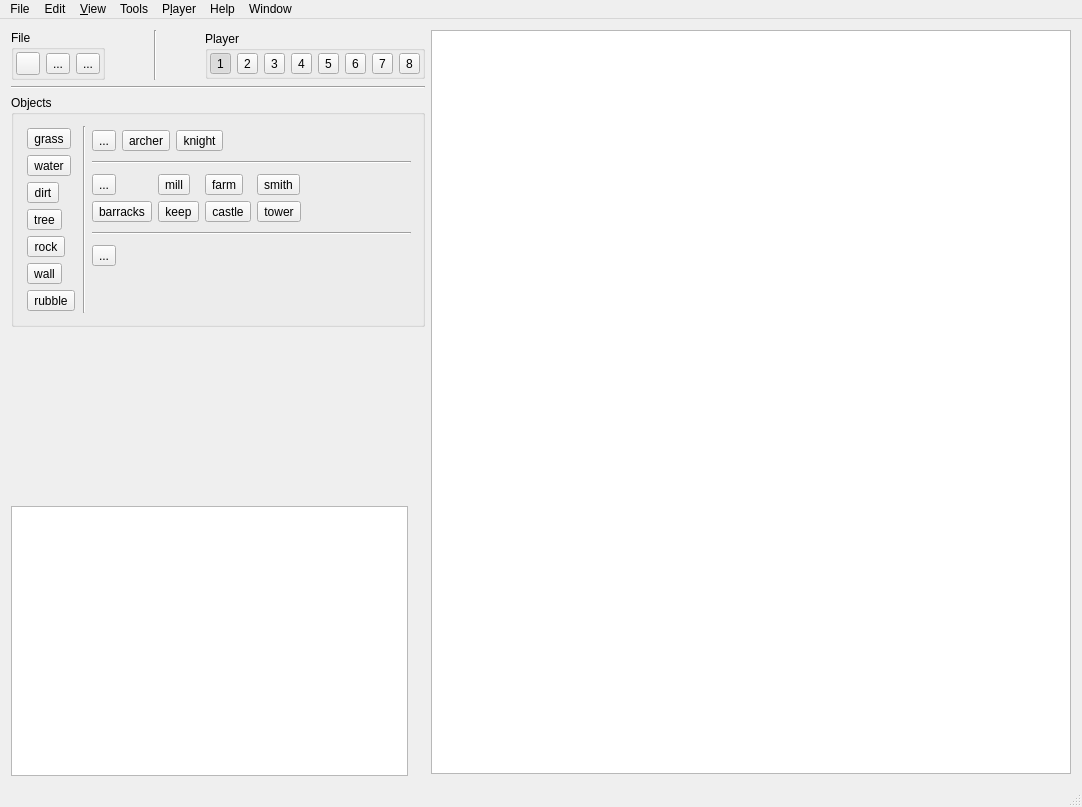
<?xml version="1.0" encoding="UTF-8"?>
<ui version="4.0">
 <class>MainWindow</class>
 <widget class="QMainWindow" name="MainWindow">
  <property name="geometry">
   <rect>
    <x>0</x>
    <y>0</y>
    <width>1082</width>
    <height>807</height>
   </rect>
  </property>
  <property name="mouseTracking">
   <bool>true</bool>
  </property>
  <property name="windowTitle">
   <string>MainWindow</string>
  </property>
  <property name="windowIcon">
   <iconset resource="icons.qrc">
    <normaloff>:/icons/icons/icon.ico</normaloff>:/icons/icons/icon.ico</iconset>
  </property>
  <widget class="QWidget" name="centralWidget">
   <property name="enabled">
    <bool>true</bool>
   </property>
   <property name="mouseTracking">
    <bool>true</bool>
   </property>
   <layout class="QHBoxLayout" name="horizontalLayout_2">
    <item>
     <layout class="QVBoxLayout" name="sidebar">
      <item>
       <layout class="QHBoxLayout" name="file_and_player">
        <item>
         <widget class="QGroupBox" name="group_file">
          <property name="sizePolicy">
           <sizepolicy hsizetype="Preferred" vsizetype="Maximum">
            <horstretch>0</horstretch>
            <verstretch>0</verstretch>
           </sizepolicy>
          </property>
          <property name="title">
           <string>File</string>
          </property>
          <layout class="QHBoxLayout" name="horizontalLayout_4">
           <property name="leftMargin">
            <number>2</number>
           </property>
           <property name="topMargin">
            <number>2</number>
           </property>
           <property name="rightMargin">
            <number>2</number>
           </property>
           <property name="bottomMargin">
            <number>2</number>
           </property>
           <item>
            <widget class="QToolButton" name="button_new">
             <property name="icon">
              <iconset resource="icons.qrc">
               <normaloff>:/toolbar/icons/toolbar/toolbar1.bmp</normaloff>:/toolbar/icons/toolbar/toolbar1.bmp</iconset>
             </property>
             <property name="shortcut">
              <string>Ctrl+N, Meta+N</string>
             </property>
            </widget>
           </item>
           <item>
            <widget class="QToolButton" name="button_open">
             <property name="text">
              <string>...</string>
             </property>
             <property name="icon">
              <iconset resource="icons.qrc">
               <normaloff>:/toolbar/icons/toolbar/toolbar2.bmp</normaloff>:/toolbar/icons/toolbar/toolbar2.bmp</iconset>
             </property>
             <property name="shortcut">
              <string>Meta+O, Ctrl+O</string>
             </property>
            </widget>
           </item>
           <item>
            <widget class="QToolButton" name="button_save">
             <property name="text">
              <string>...</string>
             </property>
             <property name="icon">
              <iconset resource="icons.qrc">
               <normaloff>:/toolbar/icons/toolbar/toolbar3.bmp</normaloff>:/toolbar/icons/toolbar/toolbar3.bmp</iconset>
             </property>
             <property name="shortcut">
              <string>Meta+S, Ctrl+S</string>
             </property>
            </widget>
           </item>
          </layout>
         </widget>
        </item>
        <item>
         <spacer name="horizontalSpacer_3">
          <property name="orientation">
           <enum>Qt::Horizontal</enum>
          </property>
          <property name="sizeHint" stdset="0">
           <size>
            <width>40</width>
            <height>20</height>
           </size>
          </property>
         </spacer>
        </item>
        <item>
         <widget class="Line" name="line_2">
          <property name="orientation">
           <enum>Qt::Vertical</enum>
          </property>
         </widget>
        </item>
        <item>
         <spacer name="horizontalSpacer_2">
          <property name="orientation">
           <enum>Qt::Horizontal</enum>
          </property>
          <property name="sizeHint" stdset="0">
           <size>
            <width>40</width>
            <height>20</height>
           </size>
          </property>
         </spacer>
        </item>
        <item>
         <widget class="QGroupBox" name="group_player">
          <property name="sizePolicy">
           <sizepolicy hsizetype="Preferred" vsizetype="Maximum">
            <horstretch>0</horstretch>
            <verstretch>0</verstretch>
           </sizepolicy>
          </property>
          <property name="title">
           <string>Player</string>
          </property>
          <layout class="QHBoxLayout" name="horizontalLayout_8">
           <property name="leftMargin">
            <number>2</number>
           </property>
           <property name="topMargin">
            <number>2</number>
           </property>
           <property name="rightMargin">
            <number>2</number>
           </property>
           <property name="bottomMargin">
            <number>2</number>
           </property>
           <item>
            <widget class="QToolButton" name="tool_p1">
             <property name="text">
              <string>1</string>
             </property>
             <property name="icon">
              <iconset>
               <normaloff>:/toolbar/icons/toolbar/tool_p1.png</normaloff>:/toolbar/icons/toolbar/tool_p1.png</iconset>
             </property>
             <property name="iconSize">
              <size>
               <width>16</width>
               <height>16</height>
              </size>
             </property>
             <property name="checkable">
              <bool>true</bool>
             </property>
             <property name="checked">
              <bool>true</bool>
             </property>
             <property name="autoExclusive">
              <bool>true</bool>
             </property>
            </widget>
           </item>
           <item>
            <widget class="QToolButton" name="tool_p2">
             <property name="text">
              <string>2</string>
             </property>
             <property name="icon">
              <iconset>
               <normaloff>:/toolbar/icons/toolbar/tool_p2.png</normaloff>:/toolbar/icons/toolbar/tool_p2.png</iconset>
             </property>
             <property name="checkable">
              <bool>true</bool>
             </property>
             <property name="autoExclusive">
              <bool>true</bool>
             </property>
            </widget>
           </item>
           <item>
            <widget class="QToolButton" name="tool_p3">
             <property name="text">
              <string>3</string>
             </property>
             <property name="checkable">
              <bool>true</bool>
             </property>
             <property name="autoExclusive">
              <bool>true</bool>
             </property>
            </widget>
           </item>
           <item>
            <widget class="QToolButton" name="tool_p4">
             <property name="text">
              <string>4</string>
             </property>
             <property name="checkable">
              <bool>true</bool>
             </property>
             <property name="autoExclusive">
              <bool>true</bool>
             </property>
            </widget>
           </item>
           <item>
            <widget class="QToolButton" name="tool_p5">
             <property name="text">
              <string>5</string>
             </property>
             <property name="checkable">
              <bool>true</bool>
             </property>
             <property name="autoExclusive">
              <bool>true</bool>
             </property>
            </widget>
           </item>
           <item>
            <widget class="QToolButton" name="tool_p6">
             <property name="text">
              <string>6</string>
             </property>
             <property name="checkable">
              <bool>true</bool>
             </property>
             <property name="autoExclusive">
              <bool>true</bool>
             </property>
            </widget>
           </item>
           <item>
            <widget class="QToolButton" name="tool_p7">
             <property name="text">
              <string>7</string>
             </property>
             <property name="checkable">
              <bool>true</bool>
             </property>
             <property name="autoExclusive">
              <bool>true</bool>
             </property>
            </widget>
           </item>
           <item>
            <widget class="QToolButton" name="tool_p8">
             <property name="text">
              <string>8</string>
             </property>
             <property name="checkable">
              <bool>true</bool>
             </property>
             <property name="autoExclusive">
              <bool>true</bool>
             </property>
            </widget>
           </item>
          </layout>
         </widget>
        </item>
       </layout>
      </item>
      <item>
       <widget class="Line" name="sep_fptb">
        <property name="orientation">
         <enum>Qt::Horizontal</enum>
        </property>
       </widget>
      </item>
      <item>
       <widget class="QGroupBox" name="group_objects">
        <property name="sizePolicy">
         <sizepolicy hsizetype="Preferred" vsizetype="Maximum">
          <horstretch>0</horstretch>
          <verstretch>0</verstretch>
         </sizepolicy>
        </property>
        <property name="title">
         <string>Objects</string>
        </property>
        <layout class="QHBoxLayout" name="horizontalLayout_3">
         <item>
          <layout class="QVBoxLayout" name="terrain">
           <property name="leftMargin">
            <number>2</number>
           </property>
           <property name="topMargin">
            <number>2</number>
           </property>
           <property name="rightMargin">
            <number>2</number>
           </property>
           <property name="bottomMargin">
            <number>2</number>
           </property>
           <item>
            <widget class="QToolButton" name="tool_grass">
             <property name="text">
              <string>grass</string>
             </property>
             <property name="iconSize">
              <size>
               <width>32</width>
               <height>32</height>
              </size>
             </property>
             <property name="checkable">
              <bool>true</bool>
             </property>
             <property name="autoExclusive">
              <bool>true</bool>
             </property>
            </widget>
           </item>
           <item>
            <widget class="QToolButton" name="tool_water">
             <property name="text">
              <string>water</string>
             </property>
             <property name="iconSize">
              <size>
               <width>32</width>
               <height>32</height>
              </size>
             </property>
             <property name="checkable">
              <bool>true</bool>
             </property>
             <property name="checked">
              <bool>false</bool>
             </property>
             <property name="autoExclusive">
              <bool>true</bool>
             </property>
            </widget>
           </item>
           <item>
            <widget class="QToolButton" name="tool_dirt">
             <property name="text">
              <string>dirt</string>
             </property>
             <property name="iconSize">
              <size>
               <width>32</width>
               <height>32</height>
              </size>
             </property>
             <property name="checkable">
              <bool>true</bool>
             </property>
             <property name="autoExclusive">
              <bool>true</bool>
             </property>
            </widget>
           </item>
           <item>
            <widget class="QToolButton" name="tool_tree">
             <property name="text">
              <string>tree</string>
             </property>
             <property name="iconSize">
              <size>
               <width>32</width>
               <height>32</height>
              </size>
             </property>
             <property name="checkable">
              <bool>true</bool>
             </property>
             <property name="autoExclusive">
              <bool>true</bool>
             </property>
            </widget>
           </item>
           <item>
            <widget class="QToolButton" name="tool_rock">
             <property name="text">
              <string>rock</string>
             </property>
             <property name="iconSize">
              <size>
               <width>32</width>
               <height>32</height>
              </size>
             </property>
             <property name="checkable">
              <bool>true</bool>
             </property>
             <property name="autoExclusive">
              <bool>true</bool>
             </property>
            </widget>
           </item>
           <item>
            <widget class="QToolButton" name="tool_wall">
             <property name="text">
              <string>wall</string>
             </property>
             <property name="iconSize">
              <size>
               <width>32</width>
               <height>32</height>
              </size>
             </property>
             <property name="checkable">
              <bool>true</bool>
             </property>
             <property name="autoExclusive">
              <bool>true</bool>
             </property>
            </widget>
           </item>
           <item>
            <widget class="QToolButton" name="tool_rubble">
             <property name="text">
              <string>rubble</string>
             </property>
             <property name="iconSize">
              <size>
               <width>32</width>
               <height>32</height>
              </size>
             </property>
             <property name="checkable">
              <bool>true</bool>
             </property>
             <property name="autoExclusive">
              <bool>true</bool>
             </property>
            </widget>
           </item>
           <item>
            <spacer name="verticalSpacer_2">
             <property name="orientation">
              <enum>Qt::Vertical</enum>
             </property>
             <property name="sizeType">
              <enum>QSizePolicy::Maximum</enum>
             </property>
             <property name="sizeHint" stdset="0">
              <size>
               <width>20</width>
               <height>40</height>
              </size>
             </property>
            </spacer>
           </item>
          </layout>
         </item>
         <item>
          <widget class="Line" name="sep_to">
           <property name="orientation">
            <enum>Qt::Vertical</enum>
           </property>
          </widget>
         </item>
         <item>
          <layout class="QVBoxLayout" name="nonterrain">
           <item>
            <layout class="QGridLayout" name="grid_units">
             <item row="0" column="1">
              <widget class="QToolButton" name="tool_archer">
               <property name="text">
                <string>archer</string>
               </property>
               <property name="iconSize">
                <size>
                 <width>46</width>
                 <height>38</height>
                </size>
               </property>
               <property name="checkable">
                <bool>true</bool>
               </property>
               <property name="autoExclusive">
                <bool>true</bool>
               </property>
              </widget>
             </item>
             <item row="0" column="2">
              <widget class="QToolButton" name="tool_knight">
               <property name="text">
                <string>knight</string>
               </property>
               <property name="iconSize">
                <size>
                 <width>46</width>
                 <height>38</height>
                </size>
               </property>
               <property name="checkable">
                <bool>true</bool>
               </property>
               <property name="autoExclusive">
                <bool>true</bool>
               </property>
              </widget>
             </item>
             <item row="0" column="0">
              <widget class="QToolButton" name="tool_peasant1">
               <property name="text">
                <string>...</string>
               </property>
               <property name="icon">
                <iconset>
                 <normaloff>:/toolbar/icons/toolbar/tool_peasant.png</normaloff>:/toolbar/icons/toolbar/tool_peasant.png</iconset>
               </property>
               <property name="iconSize">
                <size>
                 <width>46</width>
                 <height>38</height>
                </size>
               </property>
               <property name="checkable">
                <bool>true</bool>
               </property>
               <property name="autoExclusive">
                <bool>true</bool>
               </property>
              </widget>
             </item>
             <item row="0" column="3">
              <spacer name="horizontalSpacer">
               <property name="orientation">
                <enum>Qt::Horizontal</enum>
               </property>
               <property name="sizeHint" stdset="0">
                <size>
                 <width>40</width>
                 <height>20</height>
                </size>
               </property>
              </spacer>
             </item>
            </layout>
           </item>
           <item>
            <widget class="Line" name="sep_ub">
             <property name="orientation">
              <enum>Qt::Horizontal</enum>
             </property>
            </widget>
           </item>
           <item>
            <layout class="QGridLayout" name="grid_buildings">
             <item row="0" column="3">
              <widget class="QToolButton" name="tool_smith">
               <property name="text">
                <string>smith</string>
               </property>
               <property name="iconSize">
                <size>
                 <width>46</width>
                 <height>38</height>
                </size>
               </property>
               <property name="checkable">
                <bool>true</bool>
               </property>
               <property name="autoExclusive">
                <bool>true</bool>
               </property>
              </widget>
             </item>
             <item row="0" column="2">
              <widget class="QToolButton" name="tool_farm">
               <property name="text">
                <string>farm</string>
               </property>
               <property name="iconSize">
                <size>
                 <width>46</width>
                 <height>38</height>
                </size>
               </property>
               <property name="checkable">
                <bool>true</bool>
               </property>
               <property name="autoExclusive">
                <bool>true</bool>
               </property>
              </widget>
             </item>
             <item row="1" column="3">
              <widget class="QToolButton" name="tool_tower">
               <property name="text">
                <string>tower</string>
               </property>
               <property name="iconSize">
                <size>
                 <width>46</width>
                 <height>38</height>
                </size>
               </property>
               <property name="checkable">
                <bool>true</bool>
               </property>
               <property name="autoExclusive">
                <bool>true</bool>
               </property>
              </widget>
             </item>
             <item row="0" column="1">
              <widget class="QToolButton" name="tool_mill">
               <property name="text">
                <string>mill</string>
               </property>
               <property name="iconSize">
                <size>
                 <width>46</width>
                 <height>38</height>
                </size>
               </property>
               <property name="checkable">
                <bool>true</bool>
               </property>
               <property name="autoExclusive">
                <bool>true</bool>
               </property>
              </widget>
             </item>
             <item row="0" column="0">
              <widget class="QToolButton" name="tool_townhall1">
               <property name="text">
                <string>...</string>
               </property>
               <property name="icon">
                <iconset>
                 <normaloff>:/toolbar/icons/toolbar/tool_townhall.png</normaloff>:/toolbar/icons/toolbar/tool_townhall.png</iconset>
               </property>
               <property name="iconSize">
                <size>
                 <width>46</width>
                 <height>38</height>
                </size>
               </property>
               <property name="checkable">
                <bool>true</bool>
               </property>
               <property name="autoExclusive">
                <bool>true</bool>
               </property>
              </widget>
             </item>
             <item row="0" column="6">
              <spacer name="horizontalSpacer_4">
               <property name="orientation">
                <enum>Qt::Horizontal</enum>
               </property>
               <property name="sizeHint" stdset="0">
                <size>
                 <width>40</width>
                 <height>20</height>
                </size>
               </property>
              </spacer>
             </item>
             <item row="1" column="2">
              <widget class="QToolButton" name="tool_castle">
               <property name="text">
                <string>castle</string>
               </property>
               <property name="iconSize">
                <size>
                 <width>46</width>
                 <height>38</height>
                </size>
               </property>
               <property name="checkable">
                <bool>true</bool>
               </property>
               <property name="autoExclusive">
                <bool>true</bool>
               </property>
              </widget>
             </item>
             <item row="1" column="1">
              <widget class="QToolButton" name="tool_keep">
               <property name="text">
                <string>keep</string>
               </property>
               <property name="iconSize">
                <size>
                 <width>46</width>
                 <height>38</height>
                </size>
               </property>
               <property name="checkable">
                <bool>true</bool>
               </property>
               <property name="autoExclusive">
                <bool>true</bool>
               </property>
              </widget>
             </item>
             <item row="1" column="0">
              <widget class="QToolButton" name="tool_barracks">
               <property name="text">
                <string>barracks</string>
               </property>
               <property name="iconSize">
                <size>
                 <width>46</width>
                 <height>38</height>
                </size>
               </property>
               <property name="checkable">
                <bool>true</bool>
               </property>
               <property name="autoExclusive">
                <bool>true</bool>
               </property>
              </widget>
             </item>
            </layout>
           </item>
           <item>
            <widget class="Line" name="sep_bn">
             <property name="orientation">
              <enum>Qt::Horizontal</enum>
             </property>
            </widget>
           </item>
           <item>
            <layout class="QGridLayout" name="grid_neutral">
             <item row="0" column="1">
              <spacer name="horizontalSpacer_5">
               <property name="orientation">
                <enum>Qt::Horizontal</enum>
               </property>
               <property name="sizeHint" stdset="0">
                <size>
                 <width>40</width>
                 <height>20</height>
                </size>
               </property>
              </spacer>
             </item>
             <item row="0" column="0">
              <widget class="QToolButton" name="tool_goldmine">
               <property name="text">
                <string>...</string>
               </property>
               <property name="icon">
                <iconset>
                 <normaloff>:/toolbar/icons/toolbar/tool_goldmine.png</normaloff>:/toolbar/icons/toolbar/tool_goldmine.png</iconset>
               </property>
               <property name="iconSize">
                <size>
                 <width>46</width>
                 <height>38</height>
                </size>
               </property>
               <property name="checkable">
                <bool>true</bool>
               </property>
               <property name="autoExclusive">
                <bool>true</bool>
               </property>
              </widget>
             </item>
            </layout>
           </item>
           <item>
            <spacer name="verticalSpacer_4">
             <property name="orientation">
              <enum>Qt::Vertical</enum>
             </property>
             <property name="sizeType">
              <enum>QSizePolicy::Maximum</enum>
             </property>
             <property name="sizeHint" stdset="0">
              <size>
               <width>20</width>
               <height>40</height>
              </size>
             </property>
            </spacer>
           </item>
          </layout>
         </item>
        </layout>
       </widget>
      </item>
      <item>
       <spacer name="verticalSpacer">
        <property name="orientation">
         <enum>Qt::Vertical</enum>
        </property>
        <property name="sizeType">
         <enum>QSizePolicy::Expanding</enum>
        </property>
        <property name="sizeHint" stdset="0">
         <size>
          <width>20</width>
          <height>40</height>
         </size>
        </property>
       </spacer>
      </item>
      <item>
       <widget class="QGraphicsView" name="graphicsView_2">
        <property name="sizePolicy">
         <sizepolicy hsizetype="Minimum" vsizetype="MinimumExpanding">
          <horstretch>0</horstretch>
          <verstretch>0</verstretch>
         </sizepolicy>
        </property>
        <property name="minimumSize">
         <size>
          <width>397</width>
          <height>270</height>
         </size>
        </property>
        <property name="maximumSize">
         <size>
          <width>397</width>
          <height>265</height>
         </size>
        </property>
        <property name="accessibleName">
         <string>minimap</string>
        </property>
        <property name="backgroundBrush">
         <brush brushstyle="SolidPattern">
          <color alpha="128">
           <red>0</red>
           <green>0</green>
           <blue>0</blue>
          </color>
         </brush>
        </property>
       </widget>
      </item>
     </layout>
    </item>
    <item>
     <widget class="QGraphicsView" name="graphicsView">
      <property name="minimumSize">
       <size>
        <width>640</width>
        <height>480</height>
       </size>
      </property>
      <property name="backgroundBrush">
       <brush brushstyle="SolidPattern">
        <color alpha="128">
         <red>0</red>
         <green>0</green>
         <blue>0</blue>
        </color>
       </brush>
      </property>
     </widget>
    </item>
   </layout>
  </widget>
  <widget class="QMenuBar" name="menuBar">
   <property name="geometry">
    <rect>
     <x>0</x>
     <y>0</y>
     <width>1082</width>
     <height>22</height>
    </rect>
   </property>
   <widget class="QMenu" name="menuFile">
    <property name="title">
     <string>File</string>
    </property>
    <addaction name="actionNew"/>
    <addaction name="actionOpen"/>
    <addaction name="actionSave"/>
    <addaction name="actionSave_As"/>
    <addaction name="separator"/>
    <addaction name="actionClose"/>
    <addaction name="actionExit"/>
   </widget>
   <widget class="QMenu" name="menuEdit">
    <property name="title">
     <string>Edit</string>
    </property>
    <addaction name="actionDelete"/>
   </widget>
   <widget class="QMenu" name="menuView">
    <property name="title">
     <string>&amp;View</string>
    </property>
    <addaction name="actionToolbar"/>
    <addaction name="actionStatus_bar"/>
    <addaction name="actionAnimate"/>
    <addaction name="actionMini_Map"/>
   </widget>
   <widget class="QMenu" name="menuTools">
    <property name="title">
     <string>Tools</string>
    </property>
    <widget class="QMenu" name="menu_Map_Brush">
     <property name="title">
      <string>&amp;Map Brush</string>
     </property>
     <addaction name="actionGrass"/>
     <addaction name="actionDirt"/>
     <addaction name="actionWater"/>
     <addaction name="actionForest"/>
     <addaction name="actionRock"/>
     <addaction name="actionWall"/>
    </widget>
    <addaction name="actionSelect"/>
    <addaction name="separator"/>
    <addaction name="menu_Map_Brush"/>
    <addaction name="separator"/>
    <addaction name="actionHuman_Start_Location"/>
    <addaction name="actionHuman_Air"/>
    <addaction name="actionHuman_Land"/>
    <addaction name="actionHuman_Water"/>
    <addaction name="actionHuman_Buildings"/>
    <addaction name="separator"/>
    <addaction name="actionOrc_Start_Location"/>
    <addaction name="actionOrc_Air"/>
    <addaction name="actionOrc_Land"/>
    <addaction name="actionOrc_Water"/>
    <addaction name="actionOrc_Buildings"/>
    <addaction name="separator"/>
    <addaction name="actionGold_Mine"/>
    <addaction name="actionOil_Patch"/>
    <addaction name="actionCritter"/>
    <addaction name="actionCircle_of_Power"/>
    <addaction name="actionDark_Portal"/>
    <addaction name="actionRunestone"/>
    <addaction name="separator"/>
    <addaction name="actionNPC_s"/>
   </widget>
   <widget class="QMenu" name="menuPlayer">
    <property name="title">
     <string>P&amp;layer</string>
    </property>
    <addaction name="actionPlayer_1_Red"/>
    <addaction name="actionPlayer_2_Blue"/>
    <addaction name="actionPlayer_3_Green"/>
    <addaction name="actionPlayer_4_Violet"/>
    <addaction name="actionPlayer_5_Orange"/>
    <addaction name="actionPlayer_6_Black"/>
    <addaction name="actionPlayer_7_White"/>
    <addaction name="actionPlayer_8_Yellow"/>
    <addaction name="separator"/>
    <addaction name="actionMap_Properties"/>
    <addaction name="actionPlayer_Properties"/>
    <addaction name="actionStarting_Conditions"/>
    <addaction name="actionUnit_Properties"/>
    <addaction name="actionUpgrade_Properties"/>
   </widget>
   <widget class="QMenu" name="menuHelp">
    <property name="title">
     <string>Help</string>
    </property>
    <addaction name="actionAbout_MapEditor"/>
   </widget>
   <widget class="QMenu" name="menuWindow">
    <property name="title">
     <string>Window</string>
    </property>
    <addaction name="actionAssets"/>
    <addaction name="actionAssets_2"/>
   </widget>
   <addaction name="menuFile"/>
   <addaction name="menuEdit"/>
   <addaction name="menuView"/>
   <addaction name="menuTools"/>
   <addaction name="menuPlayer"/>
   <addaction name="menuHelp"/>
   <addaction name="menuWindow"/>
  </widget>
  <widget class="QStatusBar" name="statusBar"/>
  <action name="actionNew">
   <property name="icon">
    <iconset resource="icons.qrc">
     <normaloff>:/toolbar/icons/toolbar/toolbar1.bmp</normaloff>:/toolbar/icons/toolbar/toolbar1.bmp</iconset>
   </property>
   <property name="text">
    <string>&amp;New...</string>
   </property>
  </action>
  <action name="actionOpen">
   <property name="icon">
    <iconset resource="icons.qrc">
     <normaloff>:/toolbar/icons/toolbar/toolbar2.bmp</normaloff>:/toolbar/icons/toolbar/toolbar2.bmp</iconset>
   </property>
   <property name="text">
    <string>&amp;Open...</string>
   </property>
  </action>
  <action name="actionSave">
   <property name="icon">
    <iconset resource="icons.qrc">
     <normaloff>:/toolbar/icons/toolbar/toolbar3.bmp</normaloff>:/toolbar/icons/toolbar/toolbar3.bmp</iconset>
   </property>
   <property name="text">
    <string>&amp;Save</string>
   </property>
  </action>
  <action name="actionSave_As">
   <property name="text">
    <string>Sa&amp;ve As...</string>
   </property>
  </action>
  <action name="actionExit">
   <property name="text">
    <string>&amp;Exit</string>
   </property>
  </action>
  <action name="actionDelete">
   <property name="text">
    <string>&amp;Delete</string>
   </property>
  </action>
  <action name="actionToolbar">
   <property name="checkable">
    <bool>true</bool>
   </property>
   <property name="checked">
    <bool>true</bool>
   </property>
   <property name="text">
    <string>&amp;Toolbar</string>
   </property>
  </action>
  <action name="actionStatus_bar">
   <property name="checkable">
    <bool>true</bool>
   </property>
   <property name="checked">
    <bool>true</bool>
   </property>
   <property name="text">
    <string>&amp;Status Bar</string>
   </property>
  </action>
  <action name="actionAnimate">
   <property name="checkable">
    <bool>true</bool>
   </property>
   <property name="text">
    <string>&amp;Animate</string>
   </property>
  </action>
  <action name="actionMini_Map">
   <property name="checkable">
    <bool>true</bool>
   </property>
   <property name="checked">
    <bool>true</bool>
   </property>
   <property name="text">
    <string>&amp;Mini Map</string>
   </property>
  </action>
  <action name="actionSelect">
   <property name="text">
    <string>&amp;Select</string>
   </property>
  </action>
  <action name="actionHuman_Start_Location">
   <property name="text">
    <string>&amp;Human Start Location</string>
   </property>
  </action>
  <action name="actionHuman_Air">
   <property name="text">
    <string>H&amp;uman Air</string>
   </property>
  </action>
  <action name="actionHuman_Land">
   <property name="text">
    <string>Human Land</string>
   </property>
  </action>
  <action name="actionHuman_Water">
   <property name="text">
    <string>Human Wat&amp;er</string>
   </property>
  </action>
  <action name="actionHuman_Buildings">
   <property name="text">
    <string>Human Buildings</string>
   </property>
  </action>
  <action name="actionOrc_Start_Location">
   <property name="text">
    <string>&amp;Orc Start Location</string>
   </property>
  </action>
  <action name="actionOrc_Air">
   <property name="text">
    <string>Orc Air</string>
   </property>
  </action>
  <action name="actionOrc_Land">
   <property name="text">
    <string>Orc &amp;Land</string>
   </property>
  </action>
  <action name="actionOrc_Water">
   <property name="text">
    <string>Orc &amp;Water</string>
   </property>
  </action>
  <action name="actionOrc_Buildings">
   <property name="text">
    <string>Orc &amp;Buildings</string>
   </property>
  </action>
  <action name="actionGold_Mine">
   <property name="text">
    <string>&amp;Gold Mine</string>
   </property>
  </action>
  <action name="actionOil_Patch">
   <property name="text">
    <string>Oil &amp;Patch</string>
   </property>
  </action>
  <action name="actionCritter">
   <property name="text">
    <string>&amp;Critter</string>
   </property>
  </action>
  <action name="actionCircle_of_Power">
   <property name="text">
    <string>C&amp;ircle of Power</string>
   </property>
  </action>
  <action name="actionDark_Portal">
   <property name="text">
    <string>&amp;Dark Portal</string>
   </property>
  </action>
  <action name="actionRunestone">
   <property name="text">
    <string>&amp;Runestone</string>
   </property>
  </action>
  <action name="actionNPC_s">
   <property name="text">
    <string>&amp;NPC's</string>
   </property>
  </action>
  <action name="actionPlayer_1_Red">
   <property name="checkable">
    <bool>true</bool>
   </property>
   <property name="checked">
    <bool>true</bool>
   </property>
   <property name="text">
    <string>&amp;Player 1 (Red)</string>
   </property>
  </action>
  <action name="actionPlayer_2_Blue">
   <property name="text">
    <string>Player &amp;2 (Blue)</string>
   </property>
  </action>
  <action name="actionPlayer_3_Green">
   <property name="text">
    <string>Player &amp;3 (Green)</string>
   </property>
  </action>
  <action name="actionPlayer_4_Violet">
   <property name="text">
    <string>Player &amp;4 (Violet)</string>
   </property>
  </action>
  <action name="actionPlayer_5_Orange">
   <property name="text">
    <string>Player &amp;5 (Orange)</string>
   </property>
  </action>
  <action name="actionPlayer_6_Black">
   <property name="text">
    <string>Player &amp;6 (Black)</string>
   </property>
  </action>
  <action name="actionPlayer_7_White">
   <property name="text">
    <string>Player &amp;7 (White)</string>
   </property>
  </action>
  <action name="actionPlayer_8_Yellow">
   <property name="text">
    <string>Player &amp;8 (Yellow)</string>
   </property>
  </action>
  <action name="actionMap_Properties">
   <property name="text">
    <string>&amp;Map Properties...</string>
   </property>
  </action>
  <action name="actionPlayer_Properties">
   <property name="text">
    <string>P&amp;layer Properties...</string>
   </property>
  </action>
  <action name="actionStarting_Conditions">
   <property name="text">
    <string>&amp;Starting Conditions...</string>
   </property>
  </action>
  <action name="actionUnit_Properties">
   <property name="text">
    <string>&amp;Unit Properties...</string>
   </property>
  </action>
  <action name="actionUpgrade_Properties">
   <property name="text">
    <string>Up&amp;grade Properties...</string>
   </property>
  </action>
  <action name="actionAbout_MapEditor">
   <property name="text">
    <string>&amp;About MapEditor...</string>
   </property>
  </action>
  <action name="actionClose">
   <property name="text">
    <string>&amp;Close</string>
   </property>
  </action>
  <action name="actionGrass">
   <property name="text">
    <string>Grass</string>
   </property>
  </action>
  <action name="actionDirt">
   <property name="text">
    <string>Dirt</string>
   </property>
  </action>
  <action name="actionWater">
   <property name="text">
    <string>Water</string>
   </property>
  </action>
  <action name="actionForest">
   <property name="text">
    <string>Forest</string>
   </property>
  </action>
  <action name="actionRock">
   <property name="text">
    <string>Rock</string>
   </property>
  </action>
  <action name="actionWall">
   <property name="text">
    <string>Wall</string>
   </property>
  </action>
  <action name="actionAssets">
   <property name="text">
    <string>Main</string>
   </property>
  </action>
  <action name="actionAssets_2">
   <property name="text">
    <string>Assets...</string>
   </property>
  </action>
 </widget>
 <layoutdefault spacing="6" margin="11"/>
 <resources>
  <include location="icons.qrc"/>
 </resources>
 <connections>
  <connection>
   <sender>actionClose</sender>
   <signal>triggered()</signal>
   <receiver>MainWindow</receiver>
   <slot>close()</slot>
   <hints>
    <hint type="sourcelabel">
     <x>-1</x>
     <y>-1</y>
    </hint>
    <hint type="destinationlabel">
     <x>284</x>
     <y>233</y>
    </hint>
   </hints>
  </connection>
  <connection>
   <sender>actionSave_As</sender>
   <signal>triggered()</signal>
   <receiver>MainWindow</receiver>
   <slot>saveAs()</slot>
   <hints>
    <hint type="sourcelabel">
     <x>-1</x>
     <y>-1</y>
    </hint>
    <hint type="destinationlabel">
     <x>285</x>
     <y>233</y>
    </hint>
   </hints>
  </connection>
  <connection>
   <sender>actionSave</sender>
   <signal>triggered()</signal>
   <receiver>MainWindow</receiver>
   <slot>save()</slot>
   <hints>
    <hint type="sourcelabel">
     <x>-1</x>
     <y>-1</y>
    </hint>
    <hint type="destinationlabel">
     <x>285</x>
     <y>233</y>
    </hint>
   </hints>
  </connection>
  <connection>
   <sender>actionOpen</sender>
   <signal>triggered()</signal>
   <receiver>MainWindow</receiver>
   <slot>open()</slot>
   <hints>
    <hint type="sourcelabel">
     <x>-1</x>
     <y>-1</y>
    </hint>
    <hint type="destinationlabel">
     <x>285</x>
     <y>233</y>
    </hint>
   </hints>
  </connection>
 </connections>
 <slots>
  <slot>open()</slot>
  <slot>save()</slot>
  <slot>saveAs()</slot>
  <slot>on_tool_grass_released()</slot>
  <slot>on_tool_dirt_released()</slot>
  <slot>on_tool_water_released()</slot>
 </slots>
</ui>
